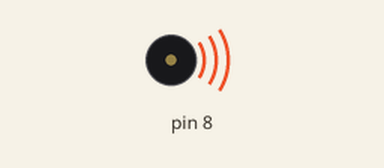
The sketch below on a simulated Arduino Uno, built with avr-gcc and run on an emulated ATmega328P. On the bench: buzzer (waves = sounding).

Above: at 0.5 s.
At 5.0 s:
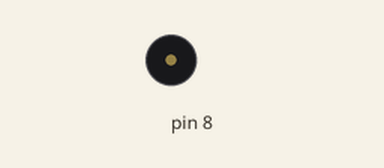
Timing chart, 0 to 6.9 s (numbered marks = the images above):
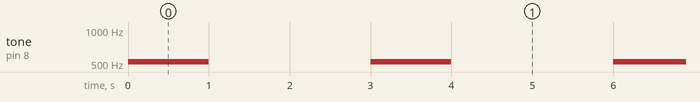

The sketch:

SimpleScale.ino
```cpp
void setup() {
  // put your setup code here, to run once:

}

void loop() {
  // put your main code here, to run repeatedly:
  //The "tone()" function takes in these parameters,
  //1. The pin on which the tone is being played
  //2. The frequency of the tone
  //3. The length of the tone in milliseconds
  //So to play a middle C note on pin 8 for 1 second one would write: "tone(8,262,1000);"
  //Other frequencies can be found at: https://pages.mtu.edu/~suits/notefreqs.html

  //This code plays a C major scale, starting with Middle C, otherwise known as C4

  tone(8,262,1000);
  tone(8,294,1000);
  tone(8,330,1000);
  tone(8,350,1000);
  tone(8,392,1000);
  tone(8,440,1000);
  tone(8,494,1000);
  tone(8,523,1000);

  //This just waits 3 seconds (3000ms) between each repetition of the scale
  delay(3000);
}
```

Measured:
- by itself, tone on pin 8: alternates 523 Hz for 1.0 s and silent for 2.0 s
